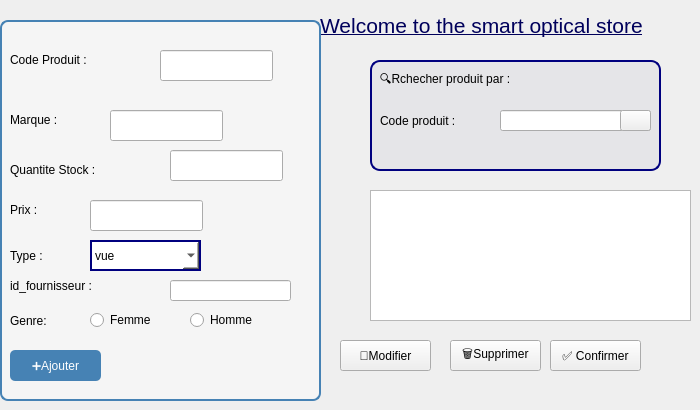
      <widget class="QWidget" name="tab_12">
       <attribute name="title">
        <string>Aceuil</string>
       </attribute>
       <widget class="QLabel" name="label_23">
        <property name="geometry">
         <rect>
          <x>320</x>
          <y>10</y>
          <width>371</width>
          <height>31</height>
         </rect>
        </property>
        <property name="styleSheet">
         <string notr="true">font: 900 italic 18pt &quot;Segoe UI&quot;;
color: rgb(0, 0, 91);</string>
        </property>
        <property name="text">
         <string>&lt;html&gt;&lt;head/&gt;&lt;body&gt;&lt;p&gt;&lt;span style=&quot; font-size:16pt; text-decoration: underline;&quot;&gt;Welcome to the smart optical store&lt;/span&gt;&lt;/p&gt;&lt;/body&gt;&lt;/html&gt;</string>
        </property>
       </widget>
       <widget class="QLabel" name="form_3">
        <property name="geometry">
         <rect>
          <x>370</x>
          <y>60</y>
          <width>291</width>
          <height>111</height>
         </rect>
        </property>
        <property name="styleSheet">
         <string notr="true">#form_3{
	background-color: rgb(158, 158, 158);
background:rgba(214,215,222,0.4);
border-radius:10px;
 padding:5px;
 border: 2px solid #00007f

}</string>
        </property>
        <property name="text">
         <string/>
        </property>
       </widget>
       <widget class="QLineEdit" name="code_recherche_produit">
        <property name="geometry">
         <rect>
          <x>500</x>
          <y>110</y>
          <width>151</width>
          <height>21</height>
         </rect>
        </property>
        <property name="styleSheet">
         <string notr="true">#lineEdit_2{ 
	background-color: rgb(255, 255, 255);
	border-color: rgb(0, 0, 127);
	border-color: rgb(0, 0, 127);
    color: rgb(0, 0, 0);
    border-radius: 10px;
    padding: 5px;
   
    border: 2px solid #00007f /* Couleur de bordure */
}
</string>
        </property>
       </widget>
       <widget class="QPushButton" name="pushButton_6">
        <property name="geometry">
         <rect>
          <x>620</x>
          <y>110</y>
          <width>31</width>
          <height>21</height>
         </rect>
        </property>
        <property name="styleSheet">
         <string notr="true">color: rgb(0, 0, 0);</string>
        </property>
        <property name="text">
         <string/>
        </property>
        <property name="icon">
         <iconset theme="QIcon::ThemeIcon::EditFind"/>
        </property>
       </widget>
       <widget class="QLabel" name="label_53">
        <property name="geometry">
         <rect>
          <x>380</x>
          <y>70</y>
          <width>231</width>
          <height>20</height>
         </rect>
        </property>
        <property name="styleSheet">
         <string notr="true">font: 700 14pt &quot;Segoe UI&quot;;
color: rgb(0, 0, 0);</string>
        </property>
        <property name="text">
         <string>🔍Rchecher produit par :</string>
        </property>
       </widget>
       <widget class="QLabel" name="label_54">
        <property name="geometry">
         <rect>
          <x>380</x>
          <y>110</y>
          <width>121</width>
          <height>21</height>
         </rect>
        </property>
        <property name="styleSheet">
         <string notr="true">font: 700 14pt &quot;Segoe UI&quot;;
color: rgb(0, 0, 0);</string>
        </property>
        <property name="text">
         <string>Code produit :</string>
        </property>
       </widget>
       <widget class="QPushButton" name="pushButton_3">
        <property name="geometry">
         <rect>
          <x>550</x>
          <y>340</y>
          <width>91</width>
          <height>31</height>
         </rect>
        </property>
        <property name="styleSheet">
         <string notr="true">#pushButton_2{
	border-color: rgb(0, 0, 127);
	
	background-color: rgb(255, 255, 255);
	color: rgb(0, 0, 0);
	font: 700 11pt &quot;Segoe UI&quot;;
	color: rgb(0, 0, 0);
	border-radius: 10px;
	padding: 5px;
border: 2px solid #00007f 

}</string>
        </property>
        <property name="text">
         <string>✅ Confirmer</string>
        </property>
       </widget>
       <widget class="QPushButton" name="supprimer_produit">
        <property name="geometry">
         <rect>
          <x>450</x>
          <y>340</y>
          <width>91</width>
          <height>31</height>
         </rect>
        </property>
        <property name="styleSheet">
         <string notr="true">#pushButton_3{
	border-color: rgb(0, 0, 127);
	
	background-color: rgb(255, 255, 255);
	color: rgb(0, 0, 0);
	font: 700 11pt &quot;Segoe UI&quot;;
	color: rgb(0, 0, 0);
	border-radius: 10px;
	padding: 5px;
border: 2px solid #00007f 

}</string>
        </property>
        <property name="text">
         <string>🗑Supprimer</string>
        </property>
       </widget>
       <widget class="QPushButton" name="modifier_produit">
        <property name="geometry">
         <rect>
          <x>340</x>
          <y>340</y>
          <width>91</width>
          <height>31</height>
         </rect>
        </property>
        <property name="styleSheet">
         <string notr="true">#pushButton_4{
	border-color: rgb(0, 0, 127);
	
	background-color: rgb(255, 255, 255);
	color: rgb(0, 0, 0);
	font: 700 11pt &quot;Segoe UI&quot;;
	color: rgb(0, 0, 0);
	border-radius: 10px;
	padding: 5px;
border: 2px solid #00007f 

}</string>
        </property>
        <property name="text">
         <string>📝Modifier</string>
        </property>
       </widget>
       <widget class="QGroupBox" name="groupBox_17">
        <property name="geometry">
         <rect>
          <x>0</x>
          <y>10</y>
          <width>321</width>
          <height>391</height>
         </rect>
        </property>
        <property name="styleSheet">
         <string notr="true">QGroupBox {
	font: 9pt &quot;Segoe UI&quot;;
	font: 900 12pt &quot;Segoe UI&quot;;
    background-color: #f5f5f5;
    border: 2px solid #4682B4;
    border-radius: 8px;
    margin-top: 10px;
}
QPushButton {
    background-color: #4682B4;
    color: white;
    border-radius: 5px;
    padding: 5px;
}
QPushButton:hover {
    background-color: #5A9BD5;
}</string>
        </property>
        <property name="title">
         <string/>
        </property>
        <widget class="QLabel" name="label_24">
         <property name="geometry">
          <rect>
           <x>10</x>
           <y>40</y>
           <width>141</width>
           <height>20</height>
          </rect>
         </property>
         <property name="styleSheet">
          <string notr="true">font: 700 14pt &quot;Segoe UI&quot;;
color: rgb(0, 0, 0);</string>
         </property>
         <property name="text">
          <string>Code Produit :</string>
         </property>
        </widget>
        <widget class="QLineEdit" name="code_produit">
         <property name="geometry">
          <rect>
           <x>160</x>
           <y>40</y>
           <width>113</width>
           <height>31</height>
          </rect>
         </property>
         <property name="styleSheet">
          <string notr="true">#lineEdit { 
	border-color: rgb(0, 0, 127);
	border-color: rgb(0, 0, 127);
    color: rgb(0, 0, 0);
    border-radius: 10px;
    padding: 5px;
    background: transparent; /* Fond transparent */
    border: 2px solid #00007f /* Couleur de bordure */
}
</string>
         </property>
        </widget>
        <widget class="QLabel" name="label_48">
         <property name="geometry">
          <rect>
           <x>10</x>
           <y>100</y>
           <width>111</width>
           <height>20</height>
          </rect>
         </property>
         <property name="styleSheet">
          <string notr="true">font: 700 14pt &quot;Segoe UI&quot;;
color: rgb(0, 0, 0);</string>
         </property>
         <property name="text">
          <string>Marque :</string>
         </property>
        </widget>
        <widget class="QLineEdit" name="marque_produit">
         <property name="geometry">
          <rect>
           <x>110</x>
           <y>100</y>
           <width>113</width>
           <height>31</height>
          </rect>
         </property>
         <property name="styleSheet">
          <string notr="true">#lineEdit_5 { 

	border-color: rgb(0, 0, 127);
	border-color: rgb(0, 0, 127);
    color: rgb(0, 0, 0);
    border-radius: 10px;
    padding: 5px;
    background: transparent; /* Fond transparent */
    border: 2px solid #00007f /* Couleur de bordure */
}
</string>
         </property>
        </widget>
        <widget class="QLabel" name="label_49">
         <property name="geometry">
          <rect>
           <x>10</x>
           <y>150</y>
           <width>151</width>
           <height>20</height>
          </rect>
         </property>
         <property name="styleSheet">
          <string notr="true">font: 700 14pt &quot;Segoe UI&quot;;
color: rgb(0, 0, 0);</string>
         </property>
         <property name="text">
          <string>Quantite Stock :</string>
         </property>
        </widget>
        <widget class="QLineEdit" name="quantite_produit">
         <property name="geometry">
          <rect>
           <x>170</x>
           <y>140</y>
           <width>113</width>
           <height>31</height>
          </rect>
         </property>
         <property name="styleSheet">
          <string notr="true">#lineEdit_3 { 

	border-color: rgb(0, 0, 127);
	border-color: rgb(0, 0, 127);
    color: rgb(0, 0, 0);
    border-radius: 10px;
    padding: 5px;
    background: transparent; /* Fond transparent */
    border: 2px solid #00007f /* Couleur de bordure */
}
</string>
         </property>
        </widget>
        <widget class="QLabel" name="label_50">
         <property name="geometry">
          <rect>
           <x>10</x>
           <y>190</y>
           <width>71</width>
           <height>20</height>
          </rect>
         </property>
         <property name="styleSheet">
          <string notr="true">font: 700 14pt &quot;Segoe UI&quot;;
color: rgb(0, 0, 0);</string>
         </property>
         <property name="text">
          <string>Prix :</string>
         </property>
        </widget>
        <widget class="QLineEdit" name="prix_produit">
         <property name="geometry">
          <rect>
           <x>90</x>
           <y>190</y>
           <width>113</width>
           <height>31</height>
          </rect>
         </property>
         <property name="styleSheet">
          <string notr="true">#lineEdit_4{ 

	border-color: rgb(0, 0, 127);
	border-color: rgb(0, 0, 127);
    color: rgb(0, 0, 0);
    border-radius: 10px;
    padding: 5px;
    background: transparent; /* Fond transparent */
    border: 2px solid #00007f /* Couleur de bordure */
}
</string>
         </property>
        </widget>
        <widget class="QLabel" name="label_51">
         <property name="geometry">
          <rect>
           <x>10</x>
           <y>230</y>
           <width>81</width>
           <height>31</height>
          </rect>
         </property>
         <property name="styleSheet">
          <string notr="true">font: 700 14pt &quot;Segoe UI&quot;;
color: rgb(0, 0, 0);</string>
         </property>
         <property name="text">
          <string>Type :</string>
         </property>
        </widget>
        <widget class="QComboBox" name="type_produit">
         <property name="geometry">
          <rect>
           <x>90</x>
           <y>230</y>
           <width>111</width>
           <height>31</height>
          </rect>
         </property>
         <property name="styleSheet">
          <string notr="true">font: 700 10pt &quot;Segoe UI&quot;;
background-color: rgb(255, 255, 255);
color: rgb(0, 0, 0);
border: 2px solid #00007f
</string>
         </property>
         <item>
          <property name="text">
           <string>vue</string>
          </property>
         </item>
         <item>
          <property name="text">
           <string>solaire</string>
          </property>
         </item>
        </widget>
        <widget class="QLabel" name="label_52">
         <property name="geometry">
          <rect>
           <x>10</x>
           <y>300</y>
           <width>81</width>
           <height>21</height>
          </rect>
         </property>
         <property name="styleSheet">
          <string notr="true">font: 700 14pt &quot;Segoe UI&quot;;
color: rgb(0, 0, 0);</string>
         </property>
         <property name="text">
          <string>Genre:</string>
         </property>
        </widget>
        <widget class="QRadioButton" name="radioButton">
         <property name="geometry">
          <rect>
           <x>90</x>
           <y>300</y>
           <width>91</width>
           <height>20</height>
          </rect>
         </property>
         <property name="styleSheet">
          <string notr="true">font: 700 14pt &quot;Segoe UI&quot;;
color: rgb(0, 0, 0);</string>
         </property>
         <property name="text">
          <string>Femme</string>
         </property>
        </widget>
        <widget class="QRadioButton" name="radioButton_2">
         <property name="geometry">
          <rect>
           <x>190</x>
           <y>300</y>
           <width>101</width>
           <height>20</height>
          </rect>
         </property>
         <property name="styleSheet">
          <string notr="true">font: 700 14pt &quot;Segoe UI&quot;;
color: rgb(0, 0, 0);</string>
         </property>
         <property name="text">
          <string>Homme</string>
         </property>
        </widget>
        <widget class="QPushButton" name="ajouter_produit">
         <property name="geometry">
          <rect>
           <x>10</x>
           <y>340</y>
           <width>91</width>
           <height>31</height>
          </rect>
         </property>
         <property name="styleSheet">
          <string notr="true">#pushButton{
	border-color: rgb(0, 0, 127);
	
	background-color: rgb(255, 255, 255);
	color: rgb(0, 0, 0);
	font: 700 11pt &quot;Segoe UI&quot;;
	color: rgb(0, 0, 0);
	border-radius: 10px;
	padding: 5px;
border: 2px solid #00007f 

}</string>
         </property>
         <property name="text">
          <string>➕Ajouter</string>
         </property>
        </widget>
        <widget class="QLabel" name="label_55">
         <property name="geometry">
          <rect>
           <x>10</x>
           <y>260</y>
           <width>151</width>
           <height>31</height>
          </rect>
         </property>
         <property name="styleSheet">
          <string notr="true">font: 700 14pt &quot;Segoe UI&quot;;
color: rgb(0, 0, 0);</string>
         </property>
         <property name="text">
          <string>id_fournisseur :</string>
         </property>
        </widget>
        <widget class="QLineEdit" name="id_fournisseur_produit">
         <property name="geometry">
          <rect>
           <x>170</x>
           <y>270</y>
           <width>121</width>
           <height>21</height>
          </rect>
         </property>
         <property name="styleSheet">
          <string notr="true">#lineEdit_4{ 

	border-color: rgb(0, 0, 127);
	border-color: rgb(0, 0, 127);
    color: rgb(0, 0, 0);
    border-radius: 10px;
    padding: 5px;
    background: transparent; /* Fond transparent */
    border: 2px solid #00007f /* Couleur de bordure */
}
</string>
         </property>
        </widget>
       </widget>
       <widget class="QTableView" name="table_produits">
        <property name="geometry">
         <rect>
          <x>370</x>
          <y>190</y>
          <width>321</width>
          <height>131</height>
         </rect>
        </property>
        <property name="styleSheet">
         <string notr="true">#form_3{
	background-color: rgb(158, 158, 158);
background:rgba(214,215,222,0.4);
border-radius:10px;
 padding:5px;
 border: 2px solid #00007f

}</string>
        </property>
       </widget>
       <zorder>form_3</zorder>
       <zorder>label_23</zorder>
       <zorder>label_53</zorder>
       <zorder>label_54</zorder>
       <zorder>supprimer_produit</zorder>
       <zorder>modifier_produit</zorder>
       <zorder>code_recherche_produit</zorder>
       <zorder>pushButton_6</zorder>
       <zorder>pushButton_3</zorder>
       <zorder>groupBox_17</zorder>
       <zorder>table_produits</zorder>
      </widget>
